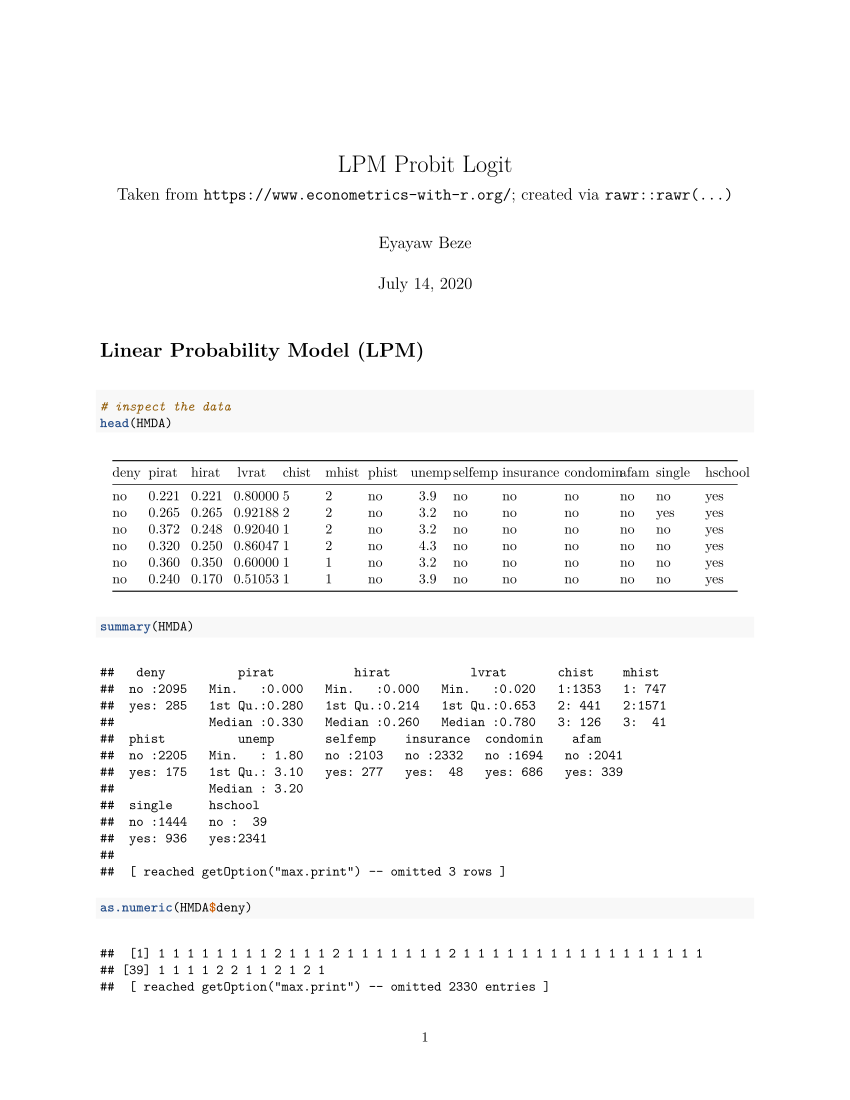

Recreate this plot in R.
#' ---
#'  title: LPM Probit Logit
#'  date: July 14, 2020
#'  author: Eyayaw Beze
#'  subtitle: Taken from `https://www.econometrics-with-r.org/`; created via `rawr::rawr(...)`
#'  output: 
#'      pdf_document:
#'        df_print: kable
#'  
#' ---
#' # Linear Probability Model (LPM)
#'  
#+ message = FALSE, waring = FALSE, echo = FALSE
# load `AER` package and attach the HMDA data
library(AER)
data(HMDA)
#+
# inspect the data
head(HMDA)

summary(HMDA)

as.numeric(HMDA$deny)

# convert 'deny' to numeric
HMDA$deny <- as.numeric(HMDA$deny) - 1

# estimate a simple linear probability model
denymod1 <- lm(deny ~ pirat, data = HMDA)
denymod1

# plot the data
plot(x = HMDA$pirat, 
     y = HMDA$deny,
     main = "Mortgage Application Denial and the Payment-to-Income Ratio",
     xlab = "P/I ratio",
     ylab = "Deny",
     pch = 20,
     ylim = c(-0.4, 1.4),
     cex.main = 0.8)

# add horizontal dashed lines and text
abline(h = 1, lty = 2, col = "darkred")
abline(h = 0, lty = 2, col = "darkred")
text(2.5, 0.9, cex = 0.8, "Mortgage denied")
text(2.5, -0.1, cex= 0.8, "Mortgage approved")

# add the estimated regression line
abline(denymod1, 
       lwd = 1.8, 
       col = "steelblue")

# print robust coefficient summary
coeftest(denymod1, vcov. = vcovHC, type = "HC1")

# rename the variable 'afam' for consistency
colnames(HMDA)[colnames(HMDA) == "afam"] <- "black"

# estimate the model
denymod2 <- lm(deny ~ pirat + black, data = HMDA)
coeftest(denymod2, vcov. = vcovHC)

#' # Probit Model
#' 
# estimate the simple probit model
denyprobit <- glm(deny ~ pirat, 
                  family = binomial(link = "probit"), 
                  data = HMDA)

coeftest(denyprobit, vcov. = vcovHC, type = "HC1")


# plot data
plot(x = HMDA$pirat, 
     y = HMDA$deny,
     main = "Probit Model of the Probability of Denial, Given P/I Ratio",
     xlab = "P/I ratio",
     ylab = "Deny",
     pch = 20,
     ylim = c(-0.4, 1.4),
     cex.main = 0.85)

# add horizontal dashed lines and text
abline(h = 1, lty = 2, col = "darkred")
abline(h = 0, lty = 2, col = "darkred")
text(2.5, 0.9, cex = 0.8, "Mortgage denied")
text(2.5, -0.1, cex= 0.8, "Mortgage approved")

# add estimated regression line
x <- seq(0, 3, 0.01)
y <- predict(denyprobit, list(pirat = x), type = "response")

lines(x, y, lwd = 1.5, col = "steelblue")

# 1. compute predictions for P/I ratio = 0.3, 0.4
predictions <- predict(denyprobit, 
                       newdata = data.frame("pirat" = c(0.3, 0.4)),
                       type = "response")

# 2. Compute difference in probabilities
diff(predictions)


denyprobit2 <- glm(deny ~ pirat + black, 
                   family = binomial(link = "probit"), 
                   data = HMDA)

coeftest(denyprobit2, vcov. = vcovHC, type = "HC1")



# 1. compute predictions for P/I ratio = 0.3
predictions <- predict(denyprobit2, 
                       newdata = data.frame("black" = c("no", "yes"), 
                                            "pirat" = c(0.3, 0.3)),
                       type = "response")

# 2. compute difference in probabilities
diff(predictions)


#' # Logit Model
#' 
denylogit <- glm(deny ~ pirat, 
                 family = binomial(link = "logit"), 
                 data = HMDA)

coeftest(denylogit, vcov. = vcovHC, type = "HC1")


# plot data
plot(x = HMDA$pirat, 
     y = HMDA$deny,
     main = "Probit and Logit Models Model of the Probability of Denial, Given P/I Ratio",
     xlab = "P/I ratio",
     ylab = "Deny",
     pch = 20,
     ylim = c(-0.4, 1.4),
     cex.main = 0.9)

# add horizontal dashed lines and text
abline(h = 1, lty = 2, col = "darkred")
abline(h = 0, lty = 2, col = "darkred")
text(2.5, 0.9, cex = 0.8, "Mortgage denied")
text(2.5, -0.1, cex= 0.8, "Mortgage approved")

# add estimated regression line of Probit and Logit models
x <- seq(0, 3, 0.01)
y_probit <- predict(denyprobit, list(pirat = x), type = "response")
y_logit <- predict(denylogit, list(pirat = x), type = "response")

lines(x, y_probit, lwd = 1.5, col = "steelblue")
lines(x, y_logit, lwd = 1.5, col = "black", lty = 2)

# add a legend
legend("topleft",
       horiz = TRUE,
       legend = c("Probit", "Logit"),
       col = c("steelblue", "black"), 
       lty = c(1, 2))

# estimate a Logit regression with multiple regressors
denylogit2 <- glm(deny ~ pirat + black, 
                  family = binomial(link = "logit"), 
                  data = HMDA)

coeftest(denylogit2, vcov. = vcovHC, type = "HC1")


# 1. compute predictions for P/I ratio = 0.3
predictions <- predict(denylogit2, 
                       newdata = data.frame("black" = c("no", "yes"), 
                                            "pirat" = c(0.3, 0.3)),
                       type = "response")

predictions

# 2. Compute difference in probabilities
diff(predictions)
